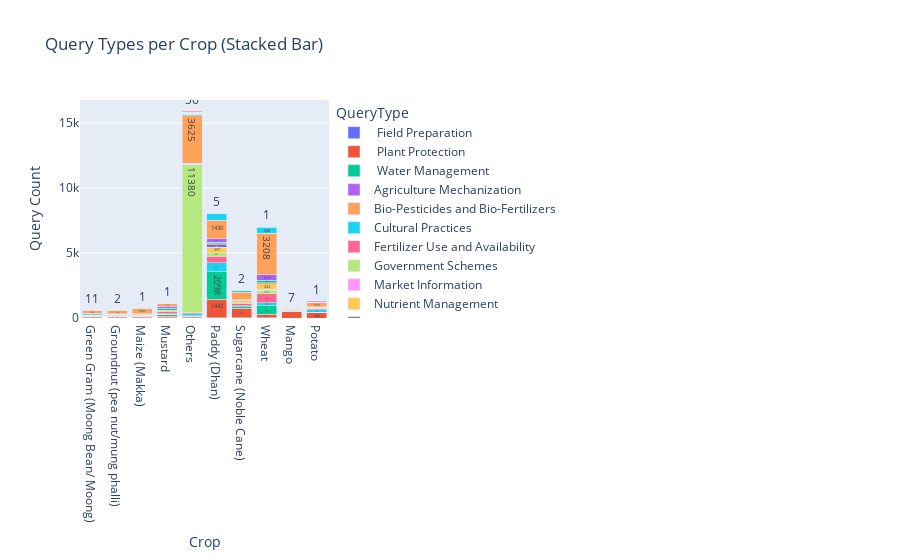

Notebook code for this chart:
### Code cell
top_crop_names = top_crops['Crop'].tolist()
filtered_df = df[df['Crop'].isin(top_crop_names)]
query_types_per_crop = filtered_df.groupby(['Crop', 'QueryType']).size().reset_index(name='Count')
fig2 = px.bar(query_types_per_crop, x='Crop', y='Count', color='QueryType',
              title='Query Types per Crop (Stacked Bar)', text='Count')
fig2.update_layout(barmode='stack', xaxis_title='Crop', yaxis_title='Query Count')
fig2.show()

### Figure 1 — Plotly figure (JSON) as saved in the notebook; plotly's stock layout.template omitted (floating-point values rounded to 4 significant figures)
{"data": [{"hovertemplate": "QueryType=\tField Preparation\t<br>Crop=%{x}<br>Count=%{text}<extra></extra>", "legendgroup": "\tField Preparation\t", "marker": {"color": "#636efa", "pattern": {"shape": ""}}, "name": "\tField Preparation\t", "orientation": "v", "showlegend": true, "text": [4.0, 1.0, 1.0, 4.0, 14.0, 17.0, 6.0, 21.0], "textposition": "auto", "type": "bar", "x": ["Green Gram (Moong Bean/ Moong)", "Groundnut (pea nut/mung phalli)", "Maize (Makka)", "Mustard", "Others", "Paddy (Dhan)", "Sugarcane (Noble Cane)", "Wheat"], "xaxis": "x", "y": [4, 1, 1, 4, 14, 17, 6, 21], "yaxis": "y"}, {"hovertemplate": "QueryType=\tPlant Protection\t<br>Crop=%{x}<br>Count=%{text}<extra></extra>", "legendgroup": "\tPlant Protection\t", "marker": {"color": "#EF553B", "pattern": {"shape": ""}}, "name": "\tPlant Protection\t", "orientation": "v", "showlegend": true, "text": [124.0, 91.0, 121.0, 496.0, 142.0, 93.0, 1442.0, 406.0, 726.0, 257.0], "textposition": "auto", "type": "bar", "x": ["Green Gram (Moong Bean/ Moong)", "Groundnut (pea nut/mung phalli)", "Maize (Makka)", "Mango", "Mustard", "Others", "Paddy (Dhan)", "Potato", "Sugarcane (Noble Cane)", "Wheat"], "xaxis": "x", "y": [124, 91, 121, 496, 142, 93, 1442, 406, 726, 257], "yaxis": "y"}, {"hovertemplate": "QueryType=\tWater Management\t<br>Crop=%{x}<br>Count=%{text}<extra></extra>", "legendgroup": "\tWater Management\t", "marker": {"color": "#00cc96", "pattern": {"shape": ""}}, "name": "\tWater Management\t", "orientation": "v", "showlegend": true, "text": [25.0, 55.0, 28.0, 126.0, 12.0, 2098.0, 51.0, 121.0, 660.0], "textposition": "auto", "type": "bar", "x": ["Green Gram (Moong Bean/ Moong)", "Groundnut (pea nut/mung phalli)", "Maize (Makka)", "Mustard", "Others", "Paddy (Dhan)", "Potato", "Sugarcane (Noble Cane)", "Wheat"], "xaxis": "x", "y": [25, 55, 28, 126, 12, 2098, 51, 121, 660], "yaxis": "y"}, {"hovertemplate": "QueryType=Agriculture Mechanization<br>Crop=%{x}<br>Count=%{text}<extra></extra>", "legendgroup": "Agriculture Mechanization", "marker": {"color": "#ab63fa", "pattern": {"shape": ""}}, "name": "Agriculture Mechanization", "orientation": "v", "showlegend": true, "text": [1.0, 1.0, 2.0, 52.0, 3.0, 3.0, 10.0], "textposition": "auto", "type": "bar", "x": ["Green Gram (Moong Bean/ Moong)", "Groundnut (pea nut/mung phalli)", "Mango", "Others", "Paddy (Dhan)", "Sugarcane (Noble Cane)", "Wheat"], "xaxis": "x", "y": [1, 1, 2, 52, 3, 3, 10], "yaxis": "y"}, {"hovertemplate": "QueryType=Bio-Pesticides and Bio-Fertilizers<br>Crop=%{x}<br>Count=%{text}<extra></extra>", "legendgroup": "Bio-Pesticides and Bio-Fertilizers", "marker": {"color": "#FFA15A", "pattern": {"shape": ""}}, "name": "Bio-Pesticides and Bio-Fertilizers", "orientation": "v", "showlegend": true, "text": [2.0, 1.0, 4.0, 2.0, 12.0, 12.0, 2.0, 10.0, 3.0], "textposition": "auto", "type": "bar", "x": ["Green Gram (Moong Bean/ Moong)", "Maize (Makka)", "Mango", "Mustard", "Others", "Paddy (Dhan)", "Potato", "Sugarcane (Noble Cane)", "Wheat"], "xaxis": "x", "y": [2, 1, 4, 2, 12, 12, 2, 10, 3], "yaxis": "y"}, {"hovertemplate": "QueryType=Cultural Practices<br>Crop=%{x}<br>Count=%{text}<extra></extra>", "legendgroup": "Cultural Practices", "marker": {"color": "#19d3f3", "pattern": {"shape": ""}}, "name": "Cultural Practices", "orientation": "v", "showlegend": true, "text": [28.0, 61.0, 41.0, 42.0, 61.0, 145.0, 670.0, 158.0, 95.0, 237.0], "textposition": "auto", "type": "bar", "x": ["Green Gram (Moong Bean/ Moong)", "Groundnut (pea nut/mung phalli)", "Maize (Makka)", "Mango", "Mustard", "Others", "Paddy (Dhan)", "Potato", "Sugarcane (Noble Cane)", "Wheat"], "xaxis": "x", "y": [28, 61, 41, 42, 61, 145, 670, 158, 95, 237], "yaxis": "y"}, {"hovertemplate": "QueryType=Fertilizer Use and Availability<br>Crop=%{x}<br>Count=%{text}<extra></extra>", "legendgroup": "Fertilizer Use and Availability", "marker": {"color": "#FF6692", "pattern": {"shape": ""}}, "name": "Fertilizer Use and Availability", "orientation": "v", "showlegend": true, "text": [18.0, 17.0, 24.0, 50.0, 135.0, 87.0, 524.0, 110.0, 159.0, 671.0], "textposition": "auto", "type": "bar", "x": ["Green Gram (Moong Bean/ Moong)", "Groundnut (pea nut/mung phalli)", "Maize (Makka)", "Mango", "Mustard", "Others", "Paddy (Dhan)", "Potato", "Sugarcane (Noble Cane)", "Wheat"], "xaxis": "x", "y": [18, 17, 24, 50, 135, 87, 524, 110, 159, 671], "yaxis": "y"}, {"hovertemplate": "QueryType=Government Schemes<br>Crop=%{x}<br>Count=%{text}<extra></extra>", "legendgroup": "Government Schemes", "marker": {"color": "#B6E880", "pattern": {"shape": ""}}, "name": "Government Schemes", "orientation": "v", "showlegend": true, "text": [1.0, 5.0, 3.0, 11.0, 8.0, 11380.0, 233.0, 4.0, 51.0, 287.0], "textposition": "auto", "type": "bar", "x": ["Green Gram (Moong Bean/ Moong)", "Groundnut (pea nut/mung phalli)", "Maize (Makka)", "Mango", "Mustard", "Others", "Paddy (Dhan)", "Potato", "Sugarcane (Noble Cane)", "Wheat"], "xaxis": "x", "y": [1, 5, 3, 11, 8, 11380, 233, 4, 51, 287], "yaxis": "y"}, {"hovertemplate": "QueryType=Market Information<br>Crop=%{x}<br>Count=%{text}<extra></extra>", "legendgroup": "Market Information", "marker": {"color": "#FF97FF", "pattern": {"shape": ""}}, "name": "Market Information", "orientation": "v", "showlegend": true, "text": [2.0, 15.0, 5.0, 12.0, 29.0, 36.0, 9.0, 5.0, 46.0], "textposition": "auto", "type": "bar", "x": ["Green Gram (Moong Bean/ Moong)", "Groundnut (pea nut/mung phalli)", "Maize (Makka)", "Mustard", "Others", "Paddy (Dhan)", "Potato", "Sugarcane (Noble Cane)", "Wheat"], "xaxis": "x", "y": [2, 15, 5, 12, 29, 36, 9, 5, 46], "yaxis": "y"}, {"hovertemplate": "QueryType=Nutrient Management<br>Crop=%{x}<br>Count=%{text}<extra></extra>", "legendgroup": "Nutrient Management", "marker": {"color": "#FECB52", "pattern": {"shape": ""}}, "name": "Nutrient Management", "orientation": "v", "showlegend": true, "text": [41.0, 21.0, 24.0, 60.0, 66.0, 37.0, 397.0, 83.0, 159.0, 424.0], "textposition": "auto", "type": "bar", "x": ["Green Gram (Moong Bean/ Moong)", "Groundnut (pea nut/mung phalli)", "Maize (Makka)", "Mango", "Mustard", "Others", "Paddy (Dhan)", "Potato", "Sugarcane (Noble Cane)", "Wheat"], "xaxis": "x", "y": [41, 21, 24, 60, 66, 37, 397, 83, 159, 424], "yaxis": "y"}, {"hovertemplate": "QueryType=Post Harvest Preservation<br>Crop=%{x}<br>Count=%{text}<extra></extra>", "legendgroup": "Post Harvest Preservation", "marker": {"color": "#636efa", "pattern": {"shape": ""}}, "name": "Post Harvest Preservation", "orientation": "v", "showlegend": true, "text": [2.0, 23.0, 6.0, 3.0, 3.0, 199.0, 2.0, 2.0], "textposition": "auto", "type": "bar", "x": ["Green Gram (Moong Bean/ Moong)", "Groundnut (pea nut/mung phalli)", "Maize (Makka)", "Mustard", "Others", "Paddy (Dhan)", "Sugarcane (Noble Cane)", "Wheat"], "xaxis": "x", "y": [2, 23, 6, 3, 3, 199, 2, 2], "yaxis": "y"}, {"hovertemplate": "QueryType=Seeds<br>Crop=%{x}<br>Count=%{text}<extra></extra>", "legendgroup": "Seeds", "marker": {"color": "#EF553B", "pattern": {"shape": ""}}, "name": "Seeds", "orientation": "v", "showlegend": true, "text": [12.0, 3.0, 6.0, 22.0, 19.0, 69.0, 8.0, 80.0], "textposition": "auto", "type": "bar", "x": ["Green Gram (Moong Bean/ Moong)", "Groundnut (pea nut/mung phalli)", "Maize (Makka)", "Mustard", "Others", "Paddy (Dhan)", "Sugarcane (Noble Cane)", "Wheat"], "xaxis": "x", "y": [12, 3, 6, 22, 19, 69, 8, 80], "yaxis": "y"}, {"hovertemplate": "QueryType=Sowing Time and Weather<br>Crop=%{x}<br>Count=%{text}<extra></extra>", "legendgroup": "Sowing Time and Weather", "marker": {"color": "#00cc96", "pattern": {"shape": ""}}, "name": "Sowing Time and Weather", "orientation": "v", "showlegend": true, "text": [48.0, 16.0, 46.0, 155.0, 18.0, 120.0, 25.0, 30.0, 206.0], "textposition": "auto", "type": "bar", "x": ["Green Gram (Moong Bean/ Moong)", "Groundnut (pea nut/mung phalli)", "Maize (Makka)", "Mustard", "Others", "Paddy (Dhan)", "Potato", "Sugarcane (Noble Cane)", "Wheat"], "xaxis": "x", "y": [48, 16, 46, 155, 18, 120, 25, 30, 206], "yaxis": "y"}, {"hovertemplate": "QueryType=Varieties<br>Crop=%{x}<br>Count=%{text}<extra></extra>", "legendgroup": "Varieties", "marker": {"color": "#ab63fa", "pattern": {"shape": ""}}, "name": "Varieties", "orientation": "v", "showlegend": true, "text": [50.0, 7.0, 39.0, 151.0, 9.0, 259.0, 1.0, 27.0, 417.0], "textposition": "auto", "type": "bar", "x": ["Green Gram (Moong Bean/ Moong)", "Groundnut (pea nut/mung phalli)", "Maize (Makka)", "Mustard", "Others", "Paddy (Dhan)", "Potato", "Sugarcane (Noble Cane)", "Wheat"], "xaxis": "x", "y": [50, 7, 39, 151, 9, 259, 1, 27, 417], "yaxis": "y"}, {"hovertemplate": "QueryType=Weather<br>Crop=%{x}<br>Count=%{text}<extra></extra>", "legendgroup": "Weather", "marker": {"color": "#FFA15A", "pattern": {"shape": ""}}, "name": "Weather", "orientation": "v", "showlegend": true, "text": [239.0, 239.0, 380.0, 33.0, 215.0, 3625.0, 1430.0, 350.0, 594.0, 3208.0], "textposition": "auto", "type": "bar", "x": ["Green Gram (Moong Bean/ Moong)", "Groundnut (pea nut/mung phalli)", "Maize (Makka)", "Mango", "Mustard", "Others", "Paddy (Dhan)", "Potato", "Sugarcane (Noble Cane)", "Wheat"], "xaxis": "x", "y": [239, 239, 380, 33, 215, 3625, 1430, 350, 594, 3208], "yaxis": "y"}, {"hovertemplate": "QueryType=Weed Management<br>Crop=%{x}<br>Count=%{text}<extra></extra>", "legendgroup": "Weed Management", "marker": {"color": "#19d3f3", "pattern": {"shape": ""}}, "name": "Weed Management", "orientation": "v", "showlegend": true, "text": [11.0, 38.0, 21.0, 43.0, 95.0, 515.0, 1.0, 145.0, 458.0], "textposition": "auto", "type": "bar", "x": ["Green Gram (Moong Bean/ Moong)", "Groundnut (pea nut/mung phalli)", "Maize (Makka)", "Mustard", "Others", "Paddy (Dhan)", "Potato", "Sugarcane (Noble Cane)", "Wheat"], "xaxis": "x", "y": [11, 38, 21, 43, 95, 515, 1, 145, 458], "yaxis": "y"}, {"hovertemplate": "QueryType=Crop Insurance<br>Crop=%{x}<br>Count=%{text}<extra></extra>", "legendgroup": "Crop Insurance", "marker": {"color": "#FF6692", "pattern": {"shape": ""}}, "name": "Crop Insurance", "orientation": "v", "showlegend": true, "text": [2.0, 1.0, 2.0, 47.0, 36.0, 1.0, 61.0], "textposition": "auto", "type": "bar", "x": ["Groundnut (pea nut/mung phalli)", "Maize (Makka)", "Mustard", "Others", "Paddy (Dhan)", "Potato", "Wheat"], "xaxis": "x", "y": [2, 1, 2, 47, 36, 1, 61], "yaxis": "y"}, {"hovertemplate": "QueryType=Storage<br>Crop=%{x}<br>Count=%{text}<extra></extra>", "legendgroup": "Storage", "marker": {"color": "#B6E880", "pattern": {"shape": ""}}, "name": "Storage", "orientation": "v", "showlegend": true, "text": [1.0, 4.0, 9.0, 9.0], "textposition": "auto", "type": "bar", "x": ["Maize (Makka)", "Others", "Paddy (Dhan)", "Wheat"], "xaxis": "x", "y": [1, 4, 9, 9], "yaxis": "y"}, {"hovertemplate": "QueryType=Field Preparation<br>Crop=%{x}<br>Count=%{text}<extra></extra>", "legendgroup": "Field Preparation", "marker": {"color": "#FF97FF", "pattern": {"shape": ""}}, "name": "Field Preparation", "orientation": "v", "showlegend": true, "text": [3.0, 1.0, 11.0], "textposition": "auto", "type": "bar", "x": ["Mango", "Others", "Potato"], "xaxis": "x", "y": [3, 1, 11], "yaxis": "y"}, {"hovertemplate": "QueryType=Nursery Management<br>Crop=%{x}<br>Count=%{text}<extra></extra>", "legendgroup": "Nursery Management", "marker": {"color": "#FECB52", "pattern": {"shape": ""}}, "name": "Nursery Management", "orientation": "v", "showlegend": true, "text": [4.0, 4.0], "textposition": "auto", "type": "bar", "x": ["Mango", "Potato"], "xaxis": "x", "y": [4, 4], "yaxis": "y"}, {"hovertemplate": "QueryType=Post Harvest Management (Cleaning, Grading, Packaging, Food Processing, Cool Chain etc.)<br>Crop=%{x}<br>Count=%{text}<extra></extra>", "legendgroup": "Post Harvest Management (Cleaning, Grading, Packaging, Food Processing, Cool Chain etc.)", "marker": {"color": "#636efa", "pattern": {"shape": ""}}, "name": "Post Harvest Management (Cleaning, Grading, Packaging, Food Processing, Cool Chain etc.)", "orientation": "v", "showlegend": true, "text": [1.0, 1.0], "textposition": "auto", "type": "bar", "x": ["Mango", "Potato"], "xaxis": "x", "y": [1, 1], "yaxis": "y"}, {"hovertemplate": "QueryType=Seeds and Planting Material<br>Crop=%{x}<br>Count=%{text}<extra></extra>", "legendgroup": "Seeds and Planting Material", "marker": {"color": "#EF553B", "pattern": {"shape": ""}}, "name": "Seeds and Planting Material", "orientation": "v", "showlegend": true, "text": [3.0, 1.0, 25.0], "textposition": "auto", "type": "bar", "x": ["Mango", "Others", "Potato"], "xaxis": "x", "y": [3, 1, 25], "yaxis": "y"}, {"hovertemplate": "QueryType=Vegetative Propagation and Tissue Culture<br>Crop=%{x}<br>Count=%{text}<extra></extra>", "legendgroup": "Vegetative Propagation and Tissue Culture", "marker": {"color": "#00cc96", "pattern": {"shape": ""}}, "name": "Vegetative Propagation and Tissue Culture", "orientation": "v", "showlegend": true, "text": [3.0, 1.0, 6.0], "textposition": "auto", "type": "bar", "x": ["Mango", "Others", "Potato"], "xaxis": "x", "y": [3, 1, 6], "yaxis": "y"}, {"hovertemplate": "QueryType=Water Management, Micro Irrigation<br>Crop=%{x}<br>Count=%{text}<extra></extra>", "legendgroup": "Water Management, Micro Irrigation", "marker": {"color": "#ab63fa", "pattern": {"shape": ""}}, "name": "Water Management, Micro Irrigation", "orientation": "v", "showlegend": true, "text": [7.0, 1.0, 75.0], "textposition": "auto", "type": "bar", "x": ["Mango", "Others", "Potato"], "xaxis": "x", "y": [7, 1, 75], "yaxis": "y"}, {"hovertemplate": "QueryType=Soil Testing<br>Crop=%{x}<br>Count=%{text}<extra></extra>", "legendgroup": "Soil Testing", "marker": {"color": "#FFA15A", "pattern": {"shape": ""}}, "name": "Soil Testing", "orientation": "v", "showlegend": true, "text": [1.0, 47.0, 4.0, 1.0, 3.0], "textposition": "auto", "type": "bar", "x": ["Mustard", "Others", "Paddy (Dhan)", "Potato", "Wheat"], "xaxis": "x", "y": [1, 47, 4, 1, 3], "yaxis": "y"}, {"hovertemplate": "QueryType=Animal Breeding<br>Crop=%{x}<br>Count=%{text}<extra></extra>", "legendgroup": "Animal Breeding", "marker": {"color": "#19d3f3", "pattern": {"shape": ""}}, "name": "Animal Breeding", "orientation": "v", "showlegend": true, "text": [1.0], "textposition": "auto", "type": "bar", "x": ["Others"], "xaxis": "x", "y": [1], "yaxis": "y"}, {"hovertemplate": "QueryType=Credit<br>Crop=%{x}<br>Count=%{text}<extra></extra>", "legendgroup": "Credit", "marker": {"color": "#FF6692", "pattern": {"shape": ""}}, "name": "Credit", "orientation": "v", "showlegend": true, "text": [94.0, 1.0, 1.0, 2.0, 6.0], "textposition": "auto", "type": "bar", "x": ["Others", "Paddy (Dhan)", "Potato", "Sugarcane (Noble Cane)", "Wheat"], "xaxis": "x", "y": [94, 1, 1, 2, 6], "yaxis": "y"}, {"hovertemplate": "QueryType=Dairy Production<br>Crop=%{x}<br>Count=%{text}<extra></extra>", "legendgroup": "Dairy Production", "marker": {"color": "#B6E880", "pattern": {"shape": ""}}, "name": "Dairy Production", "orientation": "v", "showlegend": true, "text": [1.0], "textposition": "auto", "type": "bar", "x": ["Others"], "xaxis": "x", "y": [1], "yaxis": "y"}, {"hovertemplate": "QueryType=Disease Management<br>Crop=%{x}<br>Count=%{text}<extra></extra>", "legendgroup": "Disease Management", "marker": {"color": "#FF97FF", "pattern": {"shape": ""}}, "name": "Disease Management", "orientation": "v", "showlegend": true, "text": [1.0], "textposition": "auto", "type": "bar", "x": ["Others"], "xaxis": "x", "y": [1], "yaxis": "y"}, {"hovertemplate": "QueryType=Fishery Mechanization<br>Crop=%{x}<br>Count=%{text}<extra></extra>", "legendgroup": "Fishery Mechanization", "marker": {"color": "#FECB52", "pattern": {"shape": ""}}, "name": "Fishery Mechanization", "orientation": "v", "showlegend": true, "text": [1.0], "textposition": "auto", "type": "bar", "x": ["Others"], "xaxis": "x", "y": [1], "yaxis": "y"}, {"hovertemplate": "QueryType=Fishery Nutrition<br>Crop=%{x}<br>Count=%{text}<extra></extra>", "legendgroup": "Fishery Nutrition", "marker": {"color": "#636efa", "pattern": {"shape": ""}}, "name": "Fishery Nutrition", "orientation": "v", "showlegend": true, "text": [2.0], "textposition": "auto", "type": "bar", "x": ["Others"], "xaxis": "x", "y": [2], "yaxis": "y"}, {"hovertemplate": "QueryType=Magur Breeding and Culture<br>Crop=%{x}<br>Count=%{text}<extra></extra>", "legendgroup": "Magur Breeding and Culture", "marker": {"color": "#EF553B", "pattern": {"shape": ""}}, "name": "Magur Breeding and Culture", "orientation": "v", "showlegend": true, "text": [1.0], "textposition": "auto", "type": "bar", "x": ["Others"], "xaxis": "x", "y": [1], "yaxis": "y"}, {"hovertemplate": "QueryType=Organic Farming<br>Crop=%{x}<br>Count=%{text}<extra></extra>", "legendgroup": "Organic Farming", "marker": {"color": "#00cc96", "pattern": {"shape": ""}}, "name": "Organic Farming", "orientation": "v", "showlegend": true, "text": [15.0, 1.0, 1.0, 4.0], "textposition": "auto", "type": "bar", "x": ["Others", "Paddy (Dhan)", "Sugarcane (Noble Cane)", "Wheat"], "xaxis": "x", "y": [15, 1, 1, 4], "yaxis": "y"}, {"hovertemplate": "QueryType=Power, Roads etc.<br>Crop=%{x}<br>Count=%{text}<extra></extra>", "legendgroup": "Power, Roads etc.", "marker": {"color": "#ab63fa", "pattern": {"shape": ""}}, "name": "Power, Roads etc.", "orientation": "v", "showlegend": true, "text": [5.0, 1.0, 1.0, 3.0], "textposition": "auto", "type": "bar", "x": ["Others", "Paddy (Dhan)", "Potato", "Wheat"], "xaxis": "x", "y": [5, 1, 1, 3], "yaxis": "y"}, {"hovertemplate": "QueryType=Soil Health Card<br>Crop=%{x}<br>Count=%{text}<extra></extra>", "legendgroup": "Soil Health Card", "marker": {"color": "#FFA15A", "pattern": {"shape": ""}}, "name": "Soil Health Card", "orientation": "v", "showlegend": true, "text": [10.0, 5.0, 1.0, 1.0], "textposition": "auto", "type": "bar", "x": ["Others", "Paddy (Dhan)", "Sugarcane (Noble Cane)", "Wheat"], "xaxis": "x", "y": [10, 5, 1, 1], "yaxis": "y"}, {"hovertemplate": "QueryType=Tank, Pond and Reservoir Management<br>Crop=%{x}<br>Count=%{text}<extra></extra>", "legendgroup": "Tank, Pond and Reservoir Management", "marker": {"color": "#19d3f3", "pattern": {"shape": ""}}, "name": "Tank, Pond and Reservoir Management", "orientation": "v", "showlegend": true, "text": [1.0], "textposition": "auto", "type": "bar", "x": ["Others"], "xaxis": "x", "y": [1], "yaxis": "y"}, {"hovertemplate": "QueryType=Training and Exposure Visits<br>Crop=%{x}<br>Count=%{text}<extra></extra>", "legendgroup": "Training and Exposure Visits", "marker": {"color": "#FF6692", "pattern": {"shape": ""}}, "name": "Training and Exposure Visits", "orientation": "v", "showlegend": true, "text": [56.0, 2.0, 1.0], "textposition": "auto", "type": "bar", "x": ["Others", "Sugarcane (Noble Cane)", "Wheat"], "xaxis": "x", "y": [56, 2, 1], "yaxis": "y"}], "layout": {"barmode": "stack", "legend": {"title": {"text": "QueryType"}, "tracegroupgap": 0}, "title": {"text": "Query Types per Crop (Stacked Bar)"}, "xaxis": {"anchor": "y", "domain": [0, 1], "title": {"text": "Crop"}}, "yaxis": {"anchor": "x", "domain": [0, 1], "title": {"text": "Query Count"}}}}
